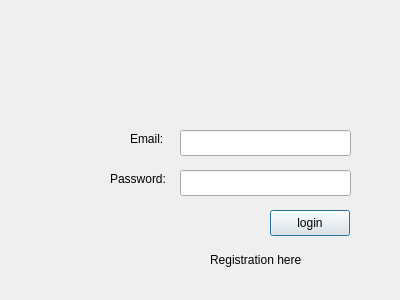
<?xml version="1.0" encoding="UTF-8"?>
<ui version="4.0">
 <class>CLogin</class>
 <widget class="QWidget" name="CLogin">
  <property name="geometry">
   <rect>
    <x>0</x>
    <y>0</y>
    <width>400</width>
    <height>300</height>
   </rect>
  </property>
  <property name="windowTitle">
   <string>Form</string>
  </property>
  <property name="inputMethodHints">
   <set>Qt::ImhLatinOnly|Qt::ImhUppercaseOnly</set>
  </property>
  <widget class="QPushButton" name="ButtonLogIn">
   <property name="geometry">
    <rect>
     <x>270</x>
     <y>210</y>
     <width>80</width>
     <height>26</height>
    </rect>
   </property>
   <property name="text">
    <string>login</string>
   </property>
   <property name="shortcut">
    <string/>
   </property>
   <property name="default">
    <bool>true</bool>
   </property>
  </widget>
  <widget class="QLineEdit" name="LineEditUsername">
   <property name="geometry">
    <rect>
     <x>180</x>
     <y>130</y>
     <width>171</width>
     <height>26</height>
    </rect>
   </property>
  </widget>
  <widget class="QLineEdit" name="LineEditPassword">
   <property name="geometry">
    <rect>
     <x>180</x>
     <y>170</y>
     <width>171</width>
     <height>26</height>
    </rect>
   </property>
  </widget>
  <widget class="QLabel" name="labeLEmail">
   <property name="geometry">
    <rect>
     <x>130</x>
     <y>130</y>
     <width>41</width>
     <height>18</height>
    </rect>
   </property>
   <property name="text">
    <string>Email:</string>
   </property>
  </widget>
  <widget class="QLabel" name="labelPassword">
   <property name="geometry">
    <rect>
     <x>110</x>
     <y>170</y>
     <width>61</width>
     <height>18</height>
    </rect>
   </property>
   <property name="text">
    <string>Password:</string>
   </property>
  </widget>
  <widget class="QLabel" name="labelLink">
   <property name="geometry">
    <rect>
     <x>210</x>
     <y>250</y>
     <width>111</width>
     <height>20</height>
    </rect>
   </property>
   <property name="text">
    <string>Registration here</string>
   </property>
  </widget>
 </widget>
 <resources/>
 <connections/>
</ui>
